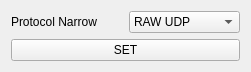
     <widget class="QWidget" name="layoutWidget">
      <property name="geometry">
       <rect>
        <x>300</x>
        <y>40</y>
        <width>251</width>
        <height>60</height>
       </rect>
      </property>
      <layout class="QVBoxLayout" name="verticalLayout_7">
       <item>
        <layout class="QHBoxLayout" name="horizontalLayout_136">
         <item>
          <widget class="QLabel" name="label_protocol_rgb_2">
           <property name="text">
            <string>Protocol Narrow</string>
           </property>
          </widget>
         </item>
         <item>
          <widget class="QComboBox" name="comboBox_narrow_protocol">
           <property name="maximumSize">
            <size>
             <width>150</width>
             <height>16777215</height>
            </size>
           </property>
           <item>
            <property name="text">
             <string>RAW UDP</string>
            </property>
           </item>
           <item>
            <property name="text">
             <string>GSTR</string>
            </property>
           </item>
          </widget>
         </item>
        </layout>
       </item>
       <item>
        <widget class="QPushButton" name="pushButton_set_narrow_protocol">
         <property name="maximumSize">
          <size>
           <width>15000</width>
           <height>16777215</height>
          </size>
         </property>
         <property name="text">
          <string>SET</string>
         </property>
        </widget>
       </item>
      </layout>
     </widget>
